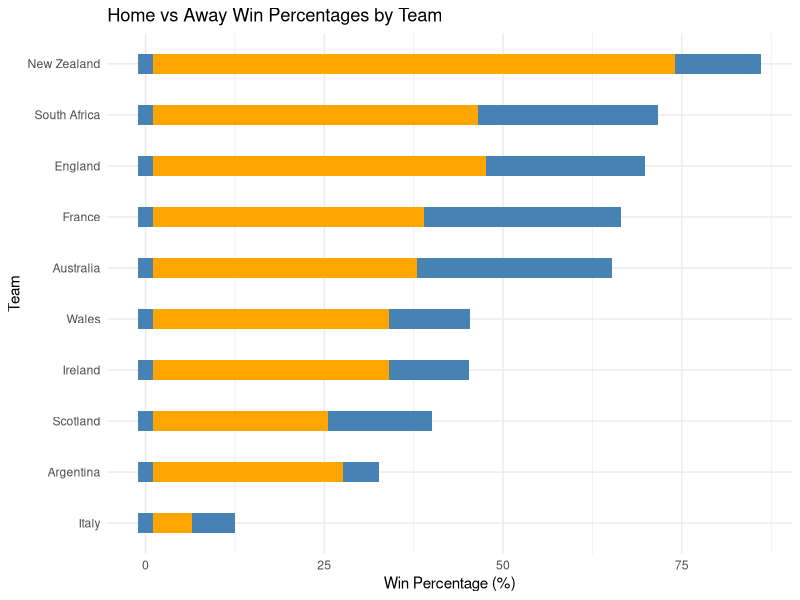
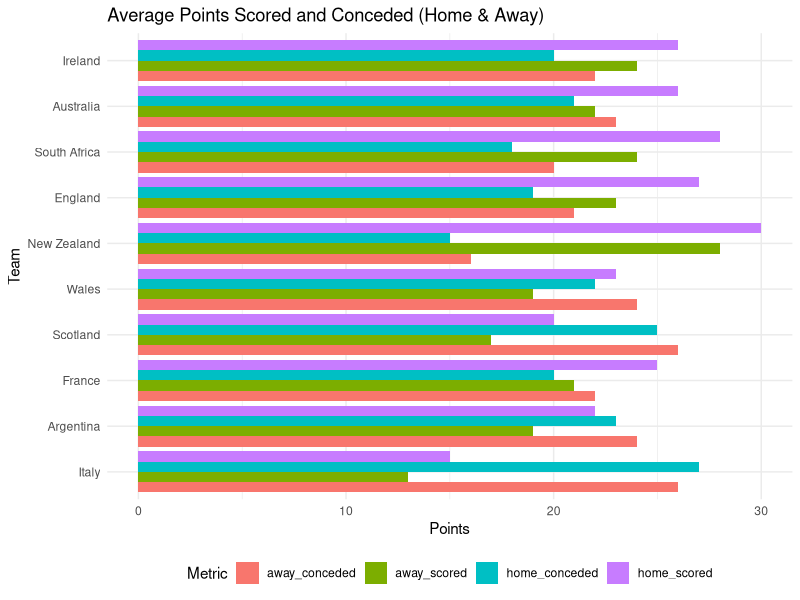

Reproduce these figures in R, in order.
## ---- chunk 1
library(ggplot2)
data <- data.frame(
  Metric = c("Home Score", "Away Score"),
  Mean = c(25.07, 20.78),
  SD = c(13.15, 11.38)
)

knitr::kable(data)
## ---- chunk 2
home_win <- c(87.1, 72.6, 70.8, 67.5, 66.2, 46.4, 41.1, 33.7, 13.5, 46.3)
away_win <- c(73.0, 45.5, 46.6, 38.0, 37.0, 33.0, 24.5, 26.6, 5.5, 33.0)
teams <- c("New Zealand", "South Africa", "England", "France", "Australia", "Wales", "Scotland", "Argentina", "Italy", "Ireland")
data <- data.frame(team = teams, home_win, away_win)

ggplot(data, aes(x = reorder(team, home_win))) +
  geom_bar(aes(y = home_win), stat="identity", fill="steelblue", position = position_nudge(y = -1), width = 0.4) +
  geom_bar(aes(y = away_win), stat="identity", fill="orange", position = position_nudge(y = 1), width = 0.4) +
  coord_flip() +
  labs(title="Home vs Away Win Percentages by Team", x="Team", y="Win Percentage (%)", fill="Location") +
  theme_minimal() +
  theme(legend.position = "bottom")
## ---- chunk 3
data <- data.frame(
  team = teams,
  home_scored = c(30, 28, 27, 25, 26, 23, 20, 22, 15, 26),
  away_scored = c(28, 24, 23, 21, 22, 19, 17, 19, 13, 24),
  home_conceded = c(15, 18, 19, 20, 21, 22, 25, 23, 27, 20),
  away_conceded = c(16, 20, 21, 22, 23, 24, 26, 24, 26, 22)
)

library(tidyr)
data_long <- pivot_longer(data, cols = -team, names_to = "metric", values_to = "value")

ggplot(data_long, aes(x = reorder(team, value), y = value, fill = metric)) +
  geom_bar(stat = "identity", position = "dodge") +
  coord_flip() +
  labs(title = "Average Points Scored and Conceded (Home & Away)", x = "Team", y = "Points", fill = "Metric") +
  theme_minimal() +
  theme(legend.position = "bottom")
